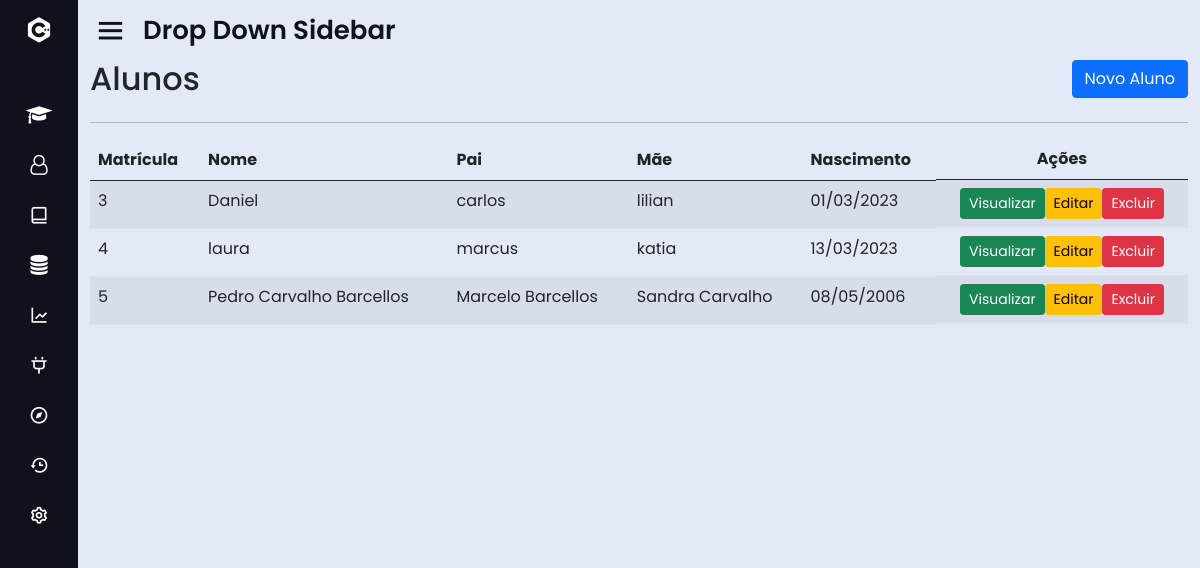
The app's page /?page=lista_alu with its own data.
### tables this page shows
CREATE TABLE IF NOT EXISTS `aluno` (
  `id` int(11) NOT NULL AUTO_INCREMENT,
  `nome` varchar(50) DEFAULT NULL,
  `pai` varchar(50) DEFAULT NULL,
  `mae` varchar(50) DEFAULT NULL,
  `rg` varchar(50) DEFAULT NULL,
  `cpf` varchar(50) DEFAULT NULL,
  `nasc` date DEFAULT NULL,
  PRIMARY KEY (`id`) USING BTREE
);

### sis/aluno/lista_alu.php (the view, shortened to what this page needs)
<div id="main" class="container-fluid">
	<div id="top" class="row">
		<div class="col-md-10">
			<h2>Alunos</h2>
		</div>
		<div class="col-md-2">
			<a href="?page=fcad_alu" class="btn btn-primary pull-right h2">Novo Aluno</a>
		</div>
	</div>
	<hr/>
	<div id="list" class="row">
		<div class="table-responsive col-md-12">
			<?php
				$data = mysqli_query($con, "select * from aluno order by id;") or die(mysqli_error("ERRO: ".$con));
				echo "<table class='table table-striped' cellspacing='0' cellpading='0'>";
				echo "<thead><tr>";
				echo "<td><strong>Matrícula</strong></td>";
				echo "<td><strong>Nome</strong></td>";
				echo "<td class='d-none d-md-table-cell'><strong>Pai</strong></td>";
				echo "<td class='d-none d-md-table-cell'><strong>Mãe</strong></td>";
				echo "<td class='d-none d-md-table-cell'><strong>Nascimento</strong></td>";
				echo "<td class='actions d-flex justify-content-center'><strong>Ações</strong></td>";
				echo "</tr></thead><tbody>";
				while($info = mysqli_fetch_array($data)){
					echo "<tr>";
					echo "<td>".$info['id']."</td>";
					echo "<td>".$info['nome']."</td>";
					echo "<td class='d-none d-md-table-cell'>".$info['pai']." </td>";
					echo "<td class='d-none d-md-table-cell'>".$info['mae']."</td>";
					echo "<td class='d-none d-md-table-cell'>".date('d/m/Y',strtotime($info['nasc']))."</td>";
					echo "<td class='actions btn-group-sm d-flex justify-content-center'>";
					echo "<a class='btn btn-success btn-xs' href=?page=view_alu&id=".$info['id']."> Visualizar </a>";
					echo "<a class='btn btn-warning btn-xs' href=?page=fedit_alu&id=".$info['id']."> Editar </a>";
					echo "<a href=?page=excluir_alu&id=".$info['id']." class='btn btn-danger btn-xs'> Excluir </a></td>";
				}
				echo "</tr></tbody></table>";
			?>
		</div>
	</div>
</div>

### css/style.css (style rules this page uses)
* { margin: 0; padding: 0; box-sizing: border-box; font-family: 'Poppins', sans-serif; }

### records on screen
aluno: id "3", nome "Daniel", pai "carlos", mae "lilian", nasc "01/03/2023"
aluno: id "4", nome "laura", pai "marcus", mae "katia", nasc "13/03/2023"
aluno: id "5", nome "Pedro Carvalho Barcellos", pai "Marcelo Barcellos", mae "Sandra Carvalho", nasc "08/05/2006"
